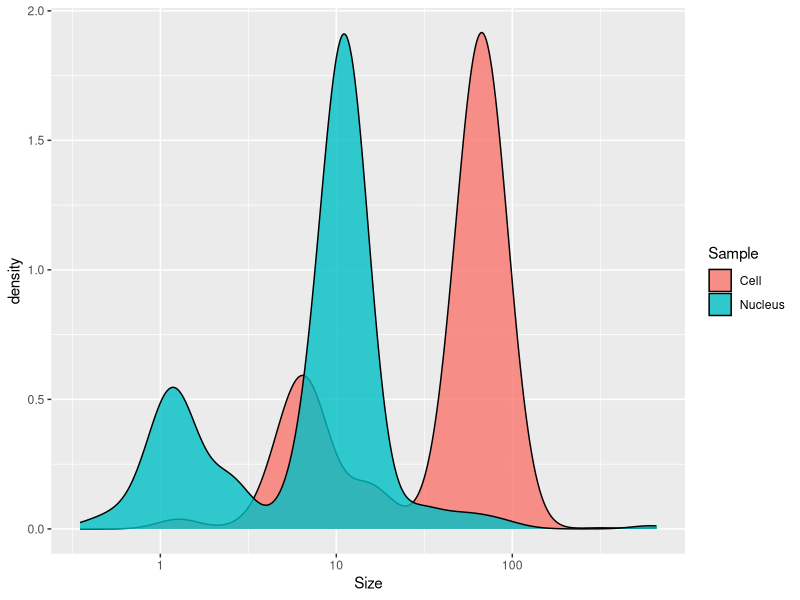
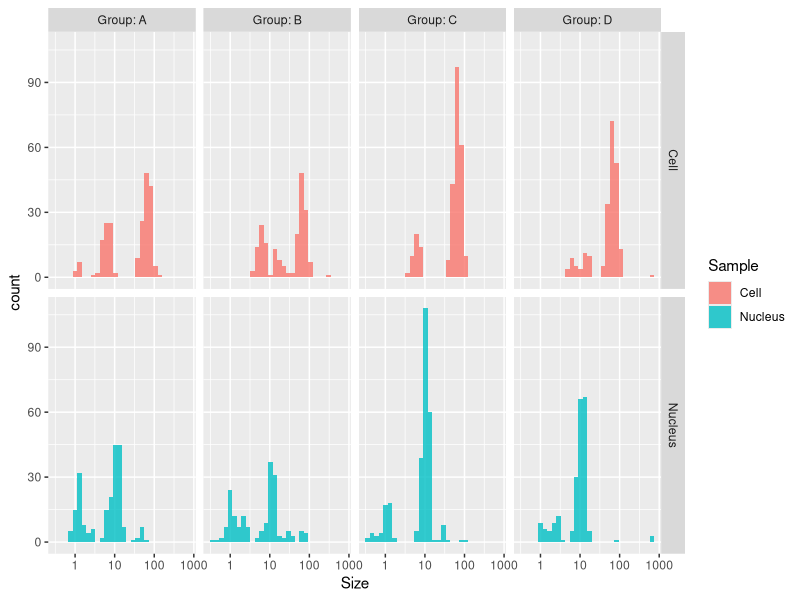
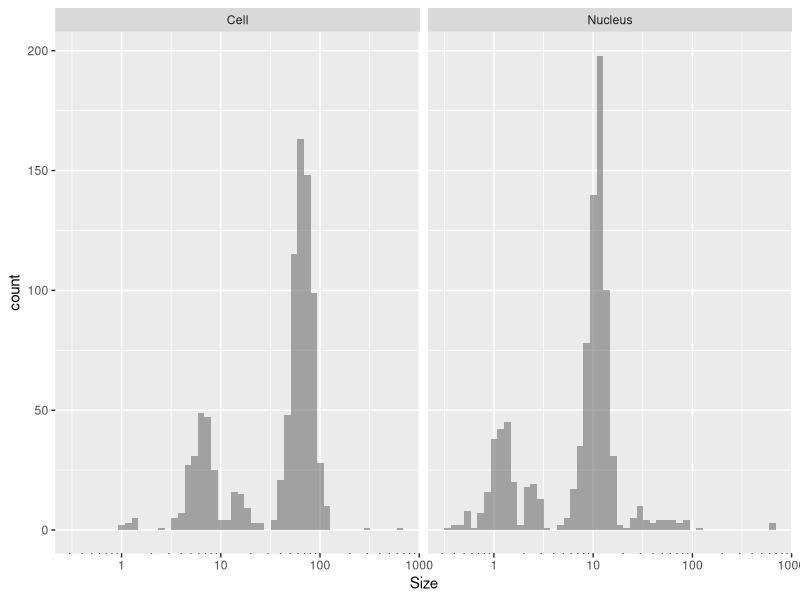
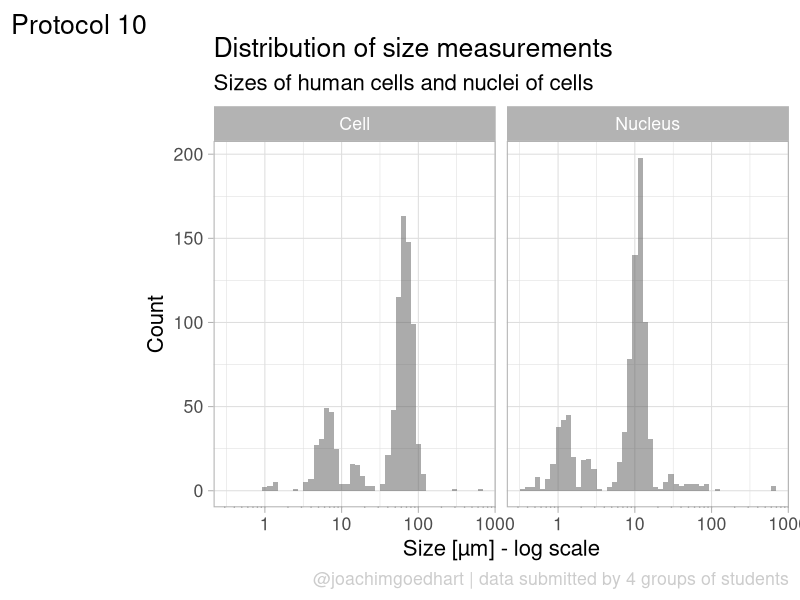
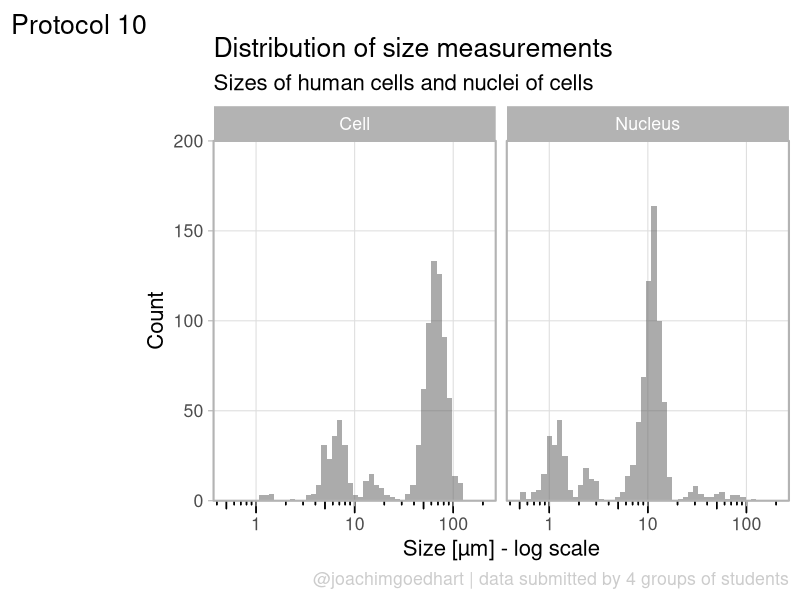
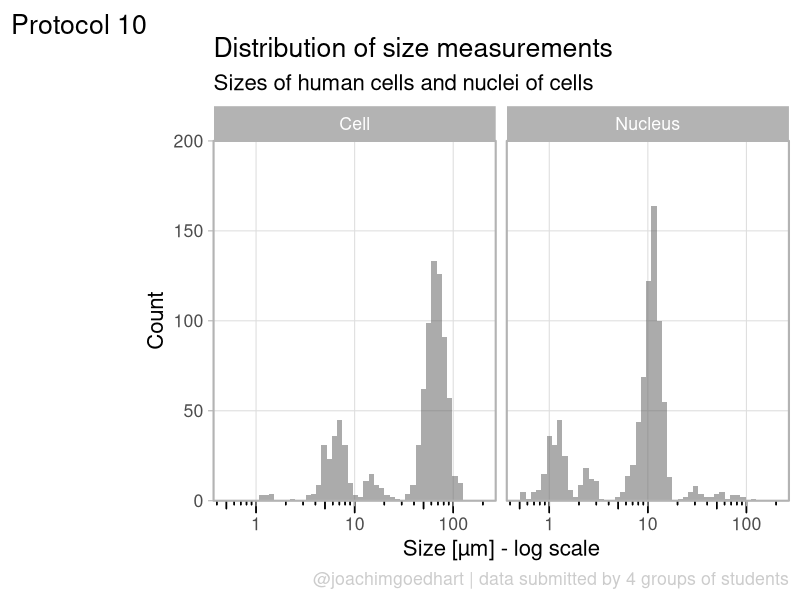

Generate these figures, in order, with R:
## ---- chunk 1
library(tidyverse)
## ---- chunk 2
# df_sheet <- read.csv("https://docs.google.com/spreadsheets/d/e/2PACX-1vSc-nI1-s_u-XkNXEn_u2l6wkBafxJMHQ_Cd3kStrnToh7kawqjQU3y2l_1riLigKRkIqlNOqPrgkdW/pub?output=csv", na.strings = "")

df_sheet <-  read.csv("20220421_Resultaat-metingen.csv", na.strings = "")

head(df_sheet)
## ---- chunk 3
df_sheet <- df_sheet %>% na.omit()
## ---- chunk 4
colnames(df_sheet) <- c("Timestamp", "Group", "Cell", "Nucleus")
## ---- chunk 5
df_tidy <-
  pivot_longer(
    df_sheet,
    cols = -c("Timestamp", "Group"),
    names_to = "Sample",
    values_to = "Size"
  )
head(df_tidy)
## ---- chunk 6
df_tidy <- df_tidy %>% mutate(Size = gsub(" ", "", Size)) %>% separate_rows(Size, sep=",") 
## ---- chunk 7
df_tidy <- df_tidy %>% mutate(Size = as.numeric(Size))
## ---- chunk 8
df_size <- df_tidy %>% filter(Size>0 & Size<1000)
head(df_size)
## ---- chunk 9
ggplot(df_size, aes(x=Size, fill=Sample))+geom_density(alpha=.8) +
  scale_x_log10()
## ---- chunk 10
ggplot(df_size, aes(x=Size, fill=Sample))+geom_histogram(alpha=.8) +
  facet_grid(Sample~Group, labeller = labeller(Group=label_both)) +
  scale_x_log10()
## ---- chunk 11
p <- ggplot(df_size, aes(x=Size)) +
  geom_histogram(alpha=.5, bins=50) +
  facet_grid(~Sample) +
  annotation_logticks(sides="b", outside = TRUE) +
  scale_x_log10()
p
## ---- chunk 12
p <-
  p + labs(
    title = "Distribution of size measurements",
    subtitle = "Sizes of human cells and nuclei of cells",
    x = "Size [µm] - log scale",
    y = "Count",
    caption = "@joachimgoedhart | data submitted by 4 groups of students",
    tag = "Protocol 10"
  )
## ---- chunk 13
p <-
  #Set text size
  p + theme_light(base_size = 16) +
  # Change the color and position of the caption
  theme(
    plot.caption = element_text(
      color = "grey80",
      hjust = 1
    )
  )
p
## ---- chunk 14
p <- p +
  #Force the y-axis to start at zero
  scale_y_continuous(expand = c(0, NA), limits = c(0,200)) +
  #Apply a logarithmic scale to the x-axis and set the numbers for the scale
  scale_x_log10(breaks = c(1,10,100), limits = c(.5,200)) +
  #Remove minor gridlines
  theme(panel.grid.minor = element_blank()) +
  #Add ticks to the bottom, outside
  annotation_logticks(sides="b", outside = TRUE) +
  #Give a little more space to the log-ticks by adding margin to the top of the x-axis text
  theme(axis.text.x = element_text(margin = margin(t=8))) +
  #Needed to see the tcks outside the plot panel
  coord_cartesian(clip = "off")
p
## ---- chunk 15
png(file=paste0("Protocol_10.png"), width = 3000, height = 2000, units = "px", res = 400)
  p
dev.off()
